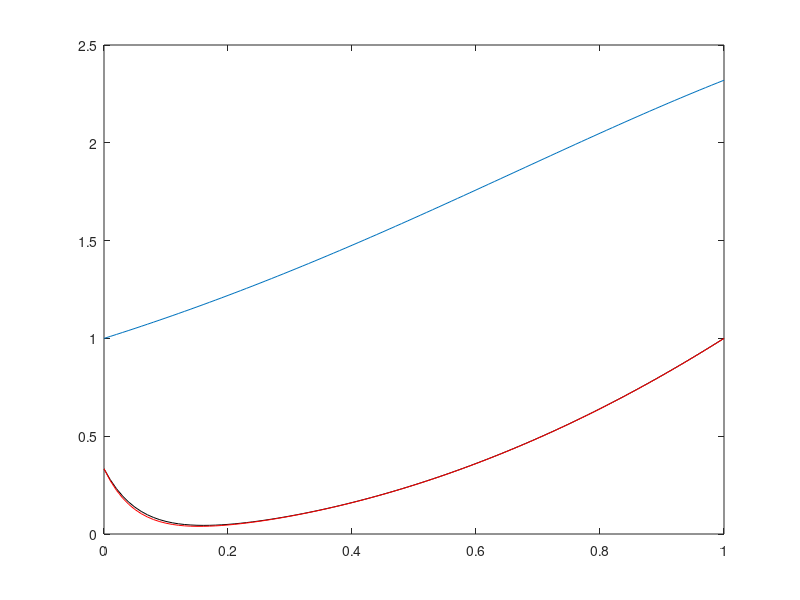
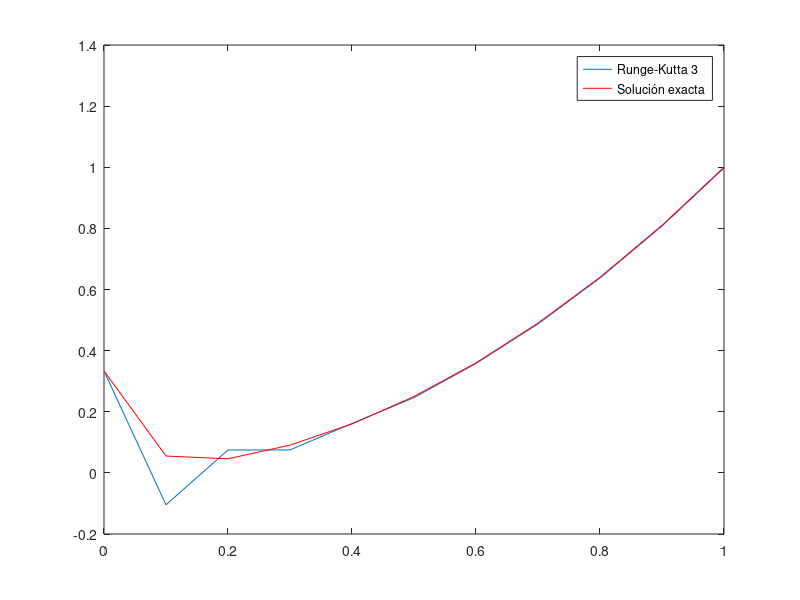

Reproduce these figures in MATLAB, in order.
%ejercicios

%EJERCICIO 6

% Definimos la función diferencial
f = @(x,y) cos(x)*y;

% Parámetros iniciales
t0 = 0;
tf = 1;
y0 = 1;
dt = 0.01;

% Número de puntos
Nt = (tf - t0) / dt;
t = linspace(t0, tf, Nt+1);
y = zeros(1, Nt+1);
y(1) = y0;

% Método de Euler mejorado para iniciar Adams-Bashforth
for n = 1:2  % Sólo necesitamos los primeros dos puntos para empezar Adams-Bashforth
    k1 = f(t(n), y(n));
    k2 = f(t(n) + dt, y(n) + dt * k1);
    y(n+1) = y(n) + dt * 0.5 * (k1 + k2);
end

% Método de Adams-Bashforth de dos pasos
for n = 2:Nt
    tn = t0 + (n-1) * dt;
    y(n+1) = y(n) + dt * (1.5 * f(t(n),y(n)) - 0.5 * f(t(n)-dt,y(n-1)));
end

plot(t,y)
hold on
%% 

%________________________________________________________________________________________________________________________________________________________________

                                         %EJERCICIO 10- CON EULER IMPLICITO

clear
clc

% Definición de parámetros
t0 = 0;
tf = 1;
dt = 0.01;
Nt = (tf-t0)/dt;
y0 = 1/3;
yn = zeros(1, Nt+1);
yn(1) = y0;

% Función que define la EDO
f = @(t, y) -20 * (y - t^2) + 2 * t;

% Bucle para el método de Euler implícito
for n = 1:Nt
    tn = t0 + (n-1)*dt;
    tnp1 = tn + dt;
    
    % Función para el método de Newton (g(x) = 0)
    g = @(x) x - yn(n) - dt * f(tnp1, x);
    
    % Derivada de g respecto a x
    dg = @(x) 1 + 20 * dt; 
    
    xk = yn(n);  % Iniciar con el valor anterior de yn
    
    % Método de Newton para resolver g(x) = 0
    for j = 1:1000
        xk_ant = xk;
        xk = xk - g(xk) / dg(xk);
        
        if abs(xk_ant - xk) < 1e-10
            break;
        end
    end
    
    % Actualizar yn con la solución de Newton
    yn(n+1) = xk;
end

% Graficar los resultados
t = linspace(t0, tf, Nt+1);
plot(t, yn, 'k');
hold on;
% Solución exacta para comparación
y_exact = t.^2 + 1/3 * exp(-20 * t);
plot(t, y_exact, 'r');
 hold off
%% 

%_____________________________________________________________________________________________________________________________

                                %10- CON RUNGE-KUTTA 3 ETAPAS
clear
 % Definición de la función diferencial
f = @(t, y) -20*(y - t^2) + 2*t;

% Parámetros iniciales
t0 = 0;
tf = 1;
dt = 0.1;

Nt = (tf - t0) / dt;

t = linspace(t0, tf, Nt+1);

% Condición inicial
y0 = 1/3;
y = zeros(1, Nt+1);

% Inicializar el primer valor de y
y(1) = y0;

% Bucle principal para el método de Runge-Kutta de tres etapas
for n = 1:Nt
    k1 = f(t(n), y(n));
    k2 = f(t(n) + 0.5*dt, y(n) + 0.5*dt*k1);
    k3 = f(t(n) + dt, y(n) + dt*(2*k2 - k1));

    y(n+1) = y(n) + dt*(1/6*k1 + 2/3*k2 + 1/6*k3);
end

% Gráfica de la solución numérica
figure;
plot(t, y);


%comparación con la solución exacta

hold on;
y_exact = t.^2 + 1/3 * exp(-20*t);
plot(t, y_exact, 'r-');
legend('Runge-Kutta 3', 'Solución exacta');
hold off;


